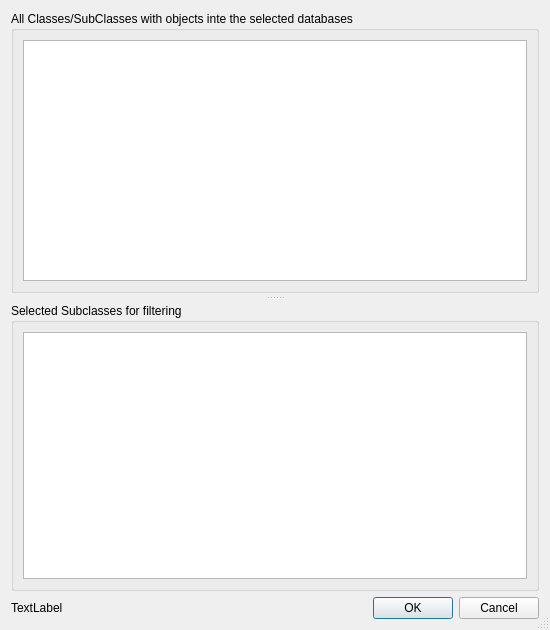
<?xml version="1.0" encoding="UTF-8"?>
<ui version="4.0">
 <class>SelectSubClassesToFilterDialog</class>
 <widget class="QDialog" name="SelectSubClassesToFilterDialog">
  <property name="geometry">
   <rect>
    <x>0</x>
    <y>0</y>
    <width>550</width>
    <height>630</height>
   </rect>
  </property>
  <property name="windowTitle">
   <string>Select Subclasses to filter</string>
  </property>
  <property name="windowIcon">
   <iconset>
    <normaloff>../Projects/swedigarch/swedigarch_plugin/assets/svedigark.svg</normaloff>../Projects/swedigarch/swedigarch_plugin/assets/svedigark.svg</iconset>
  </property>
  <property name="sizeGripEnabled">
   <bool>true</bool>
  </property>
  <layout class="QGridLayout" name="gridLayout_3">
   <item row="0" column="0">
    <widget class="QSplitter" name="splitter">
     <property name="orientation">
      <enum>Qt::Vertical</enum>
     </property>
     <property name="opaqueResize">
      <bool>false</bool>
     </property>
     <property name="handleWidth">
      <number>10</number>
     </property>
     <property name="childrenCollapsible">
      <bool>false</bool>
     </property>
     <widget class="QWidget" name="verticalLayoutWidget">
      <layout class="QVBoxLayout" name="verticalLayout_top">
       <item>
        <widget class="QGroupBox" name="groupBoxSubClasses">
         <property name="minimumSize">
          <size>
           <width>0</width>
           <height>80</height>
          </size>
         </property>
         <property name="title">
          <string>All Classes/SubClasses with objects inte the selected databases</string>
         </property>
         <layout class="QGridLayout" name="gridLayout_2">
          <item row="0" column="0">
           <widget class="QTreeWidget" name="tree_widget_class_subclass">
            <property name="editTriggers">
             <set>QAbstractItemView::NoEditTriggers</set>
            </property>
            <property name="selectionBehavior">
             <enum>QAbstractItemView::SelectItems</enum>
            </property>
            <attribute name="headerVisible">
             <bool>false</bool>
            </attribute>
            <attribute name="headerStretchLastSection">
             <bool>false</bool>
            </attribute>
            <column>
             <property name="text">
              <string notr="true">1</string>
             </property>
            </column>
           </widget>
          </item>
         </layout>
        </widget>
       </item>
      </layout>
     </widget>
     <widget class="QWidget" name="verticalLayoutWidget_2">
      <layout class="QVBoxLayout" name="verticalLayout_bottom">
       <property name="sizeConstraint">
        <enum>QLayout::SetMaximumSize</enum>
       </property>
       <item>
        <widget class="QGroupBox" name="groupBoxSelected">
         <property name="minimumSize">
          <size>
           <width>0</width>
           <height>80</height>
          </size>
         </property>
         <property name="title">
          <string>Selected Subclasses for filtering</string>
         </property>
         <layout class="QGridLayout" name="gridLayout">
          <item row="0" column="0">
           <widget class="QListWidget" name="lwSelectedSubClasses"/>
          </item>
         </layout>
        </widget>
       </item>
       <item>
        <layout class="QHBoxLayout" name="horizontalLayout">
         <item>
          <widget class="QLabel" name="lbl_filter_info">
           <property name="text">
            <string>TextLabel</string>
           </property>
          </widget>
         </item>
         <item>
          <spacer name="horizontalSpacer">
           <property name="orientation">
            <enum>Qt::Horizontal</enum>
           </property>
           <property name="sizeHint" stdset="0">
            <size>
             <width>40</width>
             <height>20</height>
            </size>
           </property>
          </spacer>
         </item>
         <item>
          <widget class="QDialogButtonBox" name="button_box">
           <property name="orientation">
            <enum>Qt::Horizontal</enum>
           </property>
           <property name="standardButtons">
            <set>QDialogButtonBox::Cancel|QDialogButtonBox::Ok</set>
           </property>
          </widget>
         </item>
        </layout>
       </item>
      </layout>
     </widget>
    </widget>
   </item>
  </layout>
 </widget>
 <resources/>
 <connections>
  <connection>
   <sender>button_box</sender>
   <signal>accepted()</signal>
   <receiver>SelectSubClassesToFilterDialog</receiver>
   <slot>accept()</slot>
   <hints>
    <hint type="sourcelabel">
     <x>248</x>
     <y>254</y>
    </hint>
    <hint type="destinationlabel">
     <x>157</x>
     <y>274</y>
    </hint>
   </hints>
  </connection>
  <connection>
   <sender>button_box</sender>
   <signal>rejected()</signal>
   <receiver>SelectSubClassesToFilterDialog</receiver>
   <slot>reject()</slot>
   <hints>
    <hint type="sourcelabel">
     <x>316</x>
     <y>260</y>
    </hint>
    <hint type="destinationlabel">
     <x>286</x>
     <y>274</y>
    </hint>
   </hints>
  </connection>
 </connections>
</ui>
